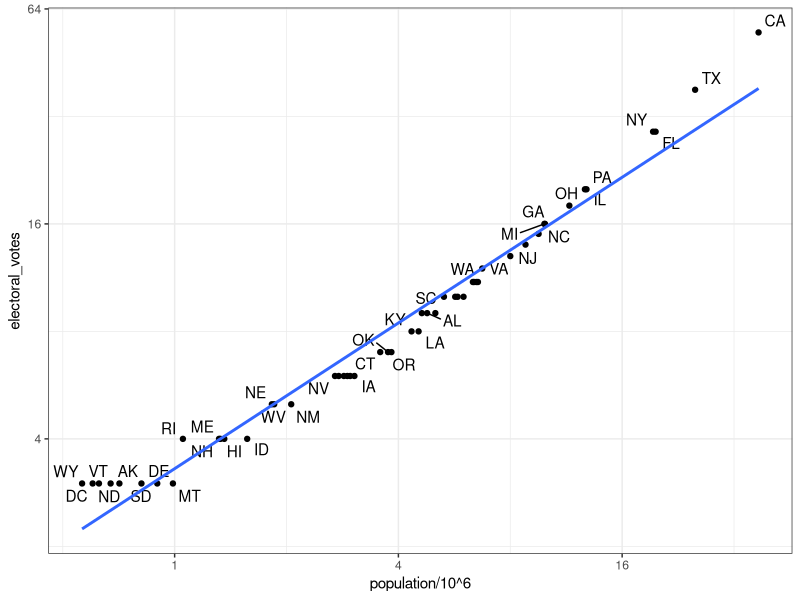

The R script that drew this image:
# import US murders data
library(tidyverse)
#ggrepel add text labels to points on a plot without letting them overlap.
library(ggrepel)
library(dslabs)
#makes the plots look cleaner and nicer from the dslabs package
ds_theme_set()
data(murders)
head(murders)

# import US election results data
data(polls_us_election_2016)
head(results_us_election_2016)
identical(results_us_election_2016$state, murders$state)

# join the murders table and US election results table
tab <- left_join(murders, results_us_election_2016, by = "state")
head(tab)

# plot electoral votes versus population
tab %>% ggplot(aes(population/10^6, electoral_votes, label = abb)) +
  geom_point() +
  geom_text_repel() + 
  scale_x_continuous(trans = "log2") +
  scale_y_continuous(trans = "log2") +
  geom_smooth(method = "lm", se = FALSE)

# make two smaller tables to demonstrate joins
tab1 <- slice(murders, 1:6) %>% select(state, population)
tab1
tab2 <- slice(results_us_election_2016, c(1:3, 5, 7:8)) %>% select(state, electoral_votes)
tab2

# experiment with different joins
left_join(tab1, tab2)
tab1 %>% left_join(tab2)
tab1 %>% right_join(tab2)
inner_join(tab1, tab2)
semi_join(tab1, tab2)
anti_join(tab1, tab2)
